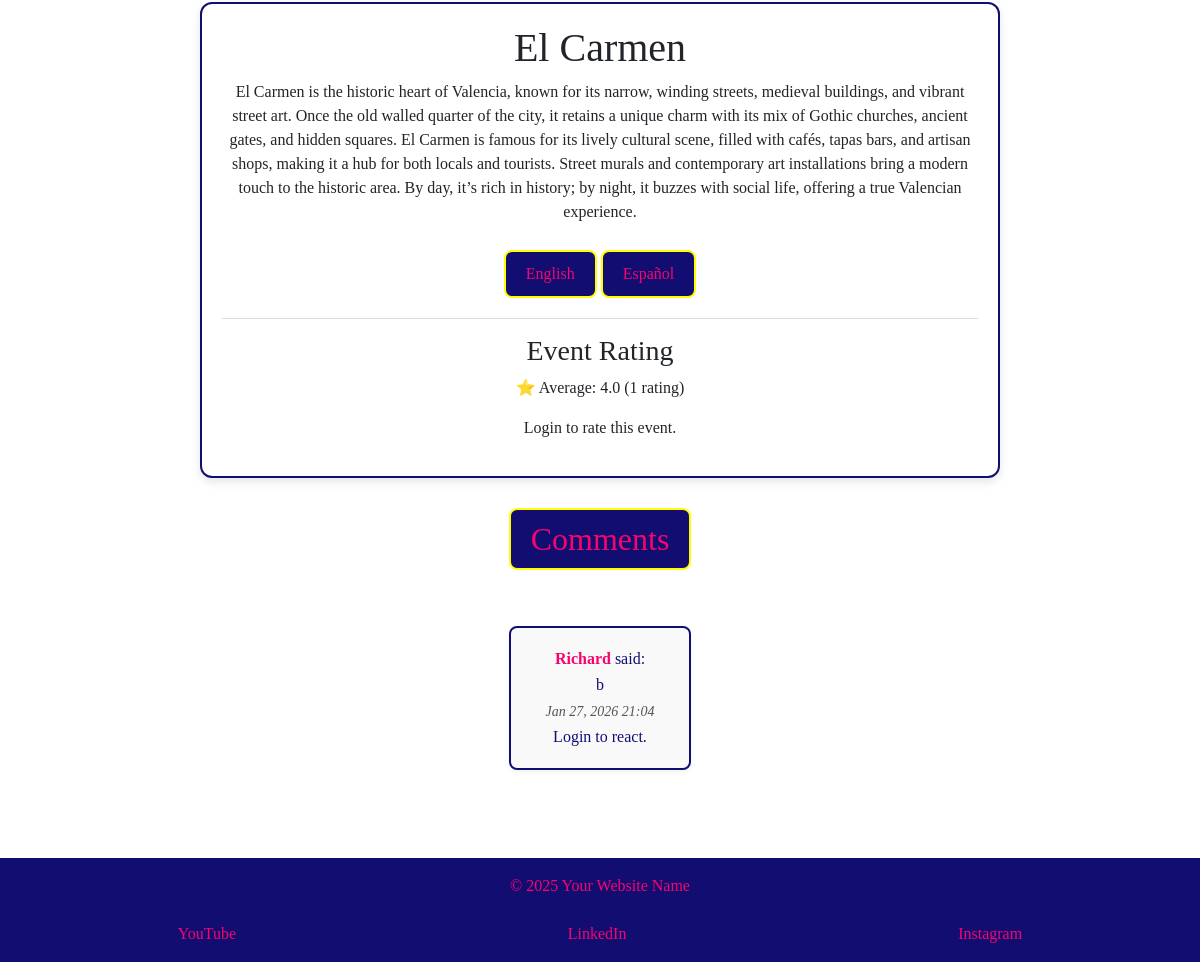
Page /event-details/4/ (lower part) on the earlier database version.
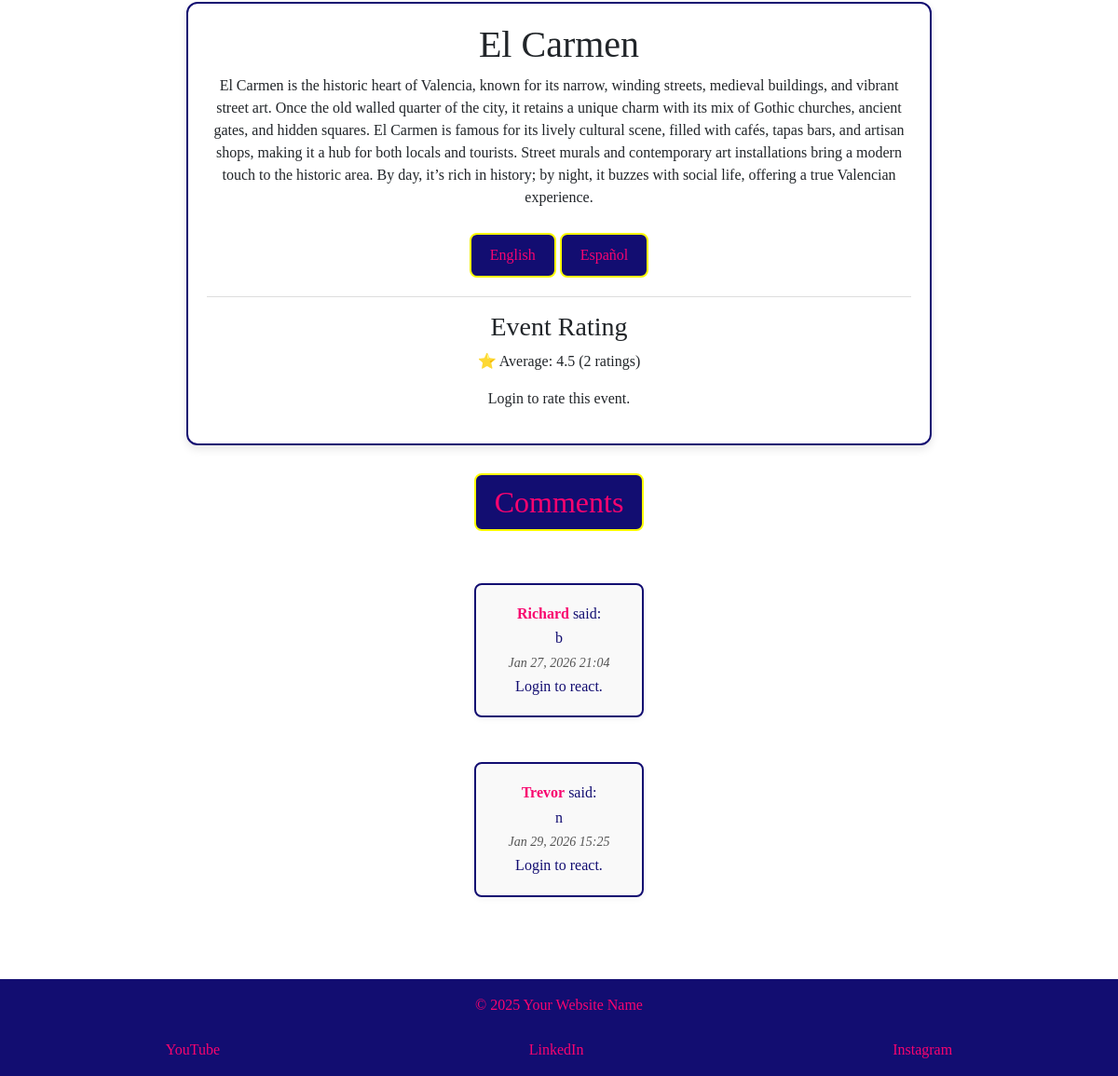
Same page on the later database version.
### tourism_es/models.py (models this page shows, shortened)
class CardText(models.Model):
    title = models.CharField(max_length=50, blank=True)
    content = models.TextField()
    image_name = models.CharField(
        max_length=30,
        help_text="Enter the image filename (eg 'science museum.jpg)",
        default='default.jpg',
        blank=True
    )
    saved_by = models.ManyToManyField(User,
                                      related_name='saved_cards', blank=True)

class Comment(models.Model):
    card = models.ForeignKey(
        CardText,
        on_delete=models.CASCADE,
        related_name='comments',
        default=1
    )
    user = models.ForeignKey(User, on_delete=models.CASCADE)
    text = models.TextField()
    created_at = models.DateTimeField(auto_now_add=True)
    updated_at = models.DateTimeField(auto_now=True)

### tourism_es/views.py (the view)
# urls.py: path('event-details/<int:pk>/', views.event_details, name='event-details'),
def event_details(request, pk):
    card = get_object_or_404(CardText, id=pk)
    lang = request.GET.get('lang', 'en')
    translation = card.translations.filter(language=lang).first()
    content = (
        translation.content
        if translation
        else card.content or 'Content coming soon.'
    )
    is_saved = False
    if request.user.is_authenticated:
        is_saved = card.saved_by.filter(pk=request.user.pk).exists()
    if request.method == 'POST' and request.user.is_authenticated:
        if 'rating' in request.POST:
            rating_value = request.POST.get('rating')
            EventRating.objects.update_or_create(
                card=card,
                user=request.user,
                defaults={'rating': int(rating_value)}
            )
            return redirect('event-details', pk=card.pk)
        form = CommentForm(request.POST)
        if form.is_valid():
            comment = form.save(commit=False)
            comment.user = request.user
            comment.card = card
            comment.save()
            return redirect('event-details', pk=card.pk)
    else:
        form = CommentForm()
    comments = card.comments.all().order_by('created_at')
    average_rating = card.ratings.aggregate(avg=Avg('rating'))['avg']
    rating_count = card.ratings.count()
    user_rating = None
    if request.user.is_authenticated:
        user_rating = EventRating.objects.filter(
            card=card, user=request.user).first()
    return render(request, 'event-details.html', {
        'card': card,
        'content': content,
        'comments': comments,
        'form': form,
        'is_saved': is_saved,
        'active_tab': 'event-details',
        'lang': lang,
        'average_rating': average_rating,
        'rating_count': rating_count,
        'user_rating': user_rating,
    })

### tourism_es/templates/event-details.html (shortened to what this page needs)
{% extends 'base.html' %}
{% load static %}
{% load comment_tags %}
{% block content %}
<main class="card-detail-wrapper">
    <div class="card-detail">
        <div class="card-content-box">
            <h1>{{ card.title }}</h1>
            <p>{{ content }}</p>
            <div class="lang-switch">
                <a href="{% url 'event-details' pk=card.pk %}?lang=en">English</a>
                <a href="{% url 'event-details' pk=card.pk %}?lang=es">Español</a>
            </div>
            <div class="rating-box">
                <h3>Event Rating</h3>
                <p>
                    ⭐ Average:
                    {% if average_rating %}
                        {{ average_rating|floatformat:1 }}
                    {% else %}
                        No ratings yet
                    {% endif %}
                    {% if rating_count %}
                        ({{ rating_count }} rating{{ rating_count|pluralize }})
                    {% endif %}
                </p>
                {% if user.is_authenticated %}
                <form method="POST" class="star-form" data-url="{% url 'rate_card' pk=card.id %}">
                    {% csrf_token %}
                    <div class="star-rating">
                        {% for star in "12345"|make_list %}
                        <button type="button" name="rating" value="{{ star }}"
                            class="star-btn {% if user_rating and user_rating.rating == star|add:'0' %}selected{% endif %}">
                            ★
                        </button>
                        {% endfor %}
                    </div>
                    <small class="rating-msg">
                        {% if user_rating %}
                            Your rating: {{ user_rating.rating }} ★ (click star to change)
                        {% else %}
                            Click a star to rate
                        {% endif %}
                    </small>
                </form>
                {% else %}
                    <p>Login to rate this event.</p>
                {% endif %}
            </div>
        </div>
        <div class="comments-section">
            <h2>Comments</h2>
            {% for comment in comments %}
            <div class="comment" data-id="{{ comment.id }}">
                <p><strong>{{ comment.user.username }}</strong> said:</p>
                <p>{{ comment.text }}</p>
                <small>{{ comment.created_at|date:"M d, Y H:i "}}</small>
                <div class="reaction-buttons">
                    {% if user.is_authenticated %}
                        <button class="like-btn" data-url="{% url 'toggle_reaction' comment.id 'like' %}">👍</button>
                        <span class="like-count">{{ comment|reaction_count:"like" }}</span>
                        <button class="dislike-btn" data-url="{% url 'toggle_reaction' comment.id 'dislike' %}">👎</button>
                        <span class="dislike-count">{{ comment|reaction_count:"dislike" }}</span>
                    {% else %}
                        <p>Login to react.</p>
                    {% endif %}
                </div>
            </div>
            {% empty %}
            <hr />
            <p class="no-comments">No comments yet</p>
            {% endfor %}
        </div>
    </div>
</main>
{% endblock %}

### tourism_es/templates/base.html (shortened to what this page needs)
{% load static %}
<!DOCTYPE html>
<html lang="en">
<head>
    <link href="https://cdn.jsdelivr.net/npm/bootstrap@5.3.8/dist/css/bootstrap.min.css" rel="stylesheet"
>
    <link rel="stylesheet" href="{% static 'CSS/tourism.css' %}">
</head>
<body>
    <main>
        {% block content %}{% endblock %}
    </main>
    <footer>
        <p class="footer-text">&copy; 2025 Your Website Name</p>
        <div class="social-links">
            <a href="https://www.youtube.com" target="_blank" aria-label="YouTube">YouTube</a>
            <a href="https://www.linkedin.com" target="_blank" aria-label="LinkedIn">LinkedIn</a>
            <a href="https://www.instagram.com" target="_blank" aria-label="Instagram">Instagram</a>
        </div>
    </footer>
</body>
</html>

### tourism_es/static/CSS/tourism.css (style rules this page uses)
* { box-sizing: border-box; margin: 0; padding: 0; }
html, body { height: 100%; font-family: "Times New Roman", Times, serif; overflow-x: hidden; }
body { display: flex; flex-direction: column; min-height: 100vh; padding-top: 4.375rem; background: url('../images/City-of-Arts-and-Sci.png') center center / cover no-repeat fixed; image-rendering: auto; }
main { flex: 1; display: flex; flex-direction: column; align-items: center; justify-content: flex-start; text-align: center; padding: 2rem 1rem; gap: 2rem; }
.card-detail { display: flex; flex-direction: column; align-items: center; text-align: center; gap: 20px; max-width: 800px; }
.card-content-box { background-color: #ffffff; border: 2px solid #120d71; border-radius: 12px; padding: 20px; box-shadow: 0 4px 10px rgba(0,0,0,0.1); width: 100%; box-sizing: border-box; min-width: 0; }
.card-detail a { display: inline-block; margin-top: 10px; padding: 10px 20px; background-color: #120d71; color: #f8046f; text-decoration: none; border-radius: 8px; transition: transform 0.2s, background-color 0.2s; border: 2px solid yellow; }
.rating-box { margin-top: 20px; padding-top: 15px; border-top: 1px solid #ddd; }
.comment { margin-bottom: 1em; padding: 0.75em 1em; background: #f9f9f9; border-radius: 8px; }
.comments-section h2 { display: inline-block; margin-top: 10px; padding: 10px 20px; background-color: #120d71; color: #f8046f; text-decoration: none; border-radius: 8px; transition: transform 0.2s, background-color 0.2s; border: 2px solid yellow; }
.comment { margin-bottom: 1.5em; margin-top: 3rem; padding: 1em; background: #f9f9f9; border: 2px solid #120d71; border-radius: 8px; box-shadow: 0 2px 6px rgba(0,0,0,0.05); }
.comment p { margin: 0.25em 0; color: #120d71; line-height: 1.4; }
.comment p strong { color: #f8046f; font-weight: bold; }
.comment small { color: #555; font-style: italic; display: block; margin-top: 0.3em; }
footer { background-color: #120d71; color: rgb(121, 7, 127); padding: 1rem; display: flex; flex-direction: column; align-items: center; gap: 0.5rem; width: 100%; box-sizing: border-box; overflow: visible; }
.footer-text { color: #f8046f; transition: color 0.3s; }
.social-links { display: flex; justify-content: space-around; flex-wrap: wrap; gap: 0.5rem; width: 100%; max-width: 100%; min-width: 0; overflow: hidden; }
.social-links a { color: #f8046f; text-decoration: none; transition: color 0.3s; flex-shrink: 1; text-align: center; white-space: nowrap; }

Differences in the rows shown:
added Comment: user.username "Trevor", text "n", created_at "Jan 29, 2026 15:25"
Other differences:
{{ average_rating|floatformat:1 }}: "4.0" → "4.5"
{{ rating_count }}: "1" → "2"
